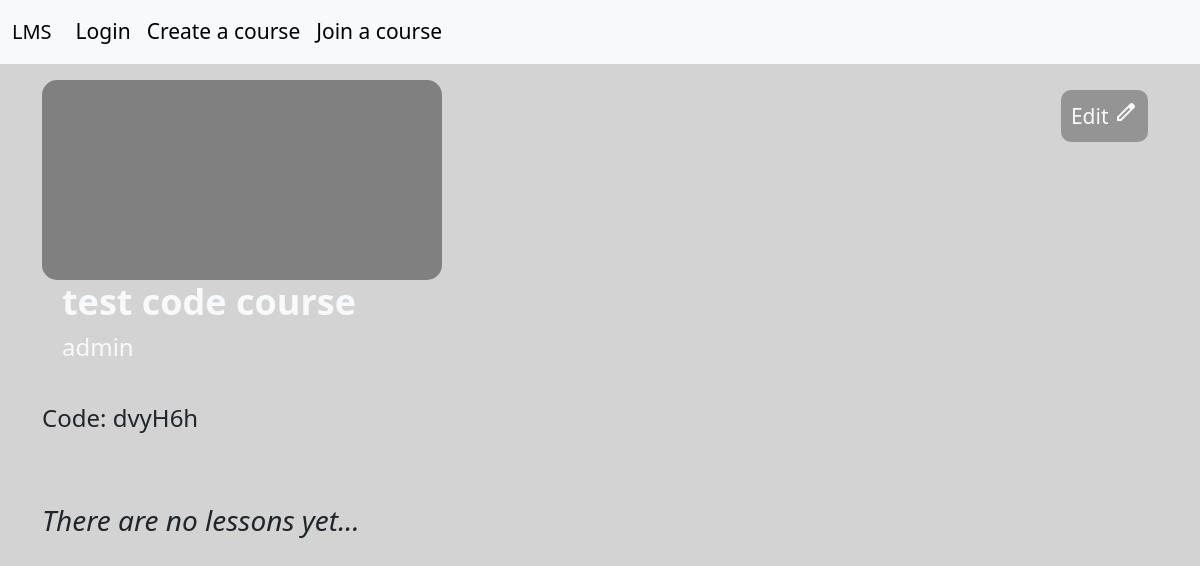
/1, run on an earlier commit of the app's database.
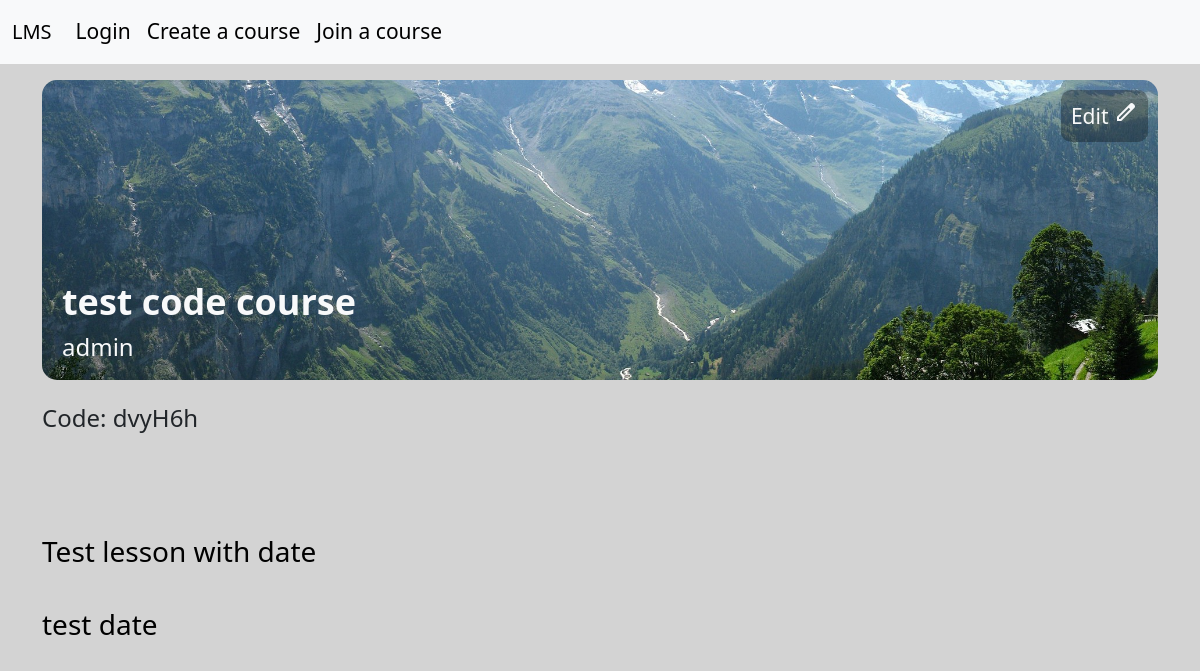
And on a later commit of the database.
### course_system/models.py (models this page shows, shortened)
class Course(models.Model):
    name = models.CharField(max_length=100)
    user = models.ForeignKey(CustomUser, on_delete=models.CASCADE)
    cover = models.ImageField(upload_to="course_media", null=True, blank=True)
    code = models.CharField(max_length=6, unique=True, blank=True)  # Унікальний код

class Lesson(models.Model):
    name = models.CharField(max_length=50)
    content = models.TextField()
    course = models.ForeignKey(Course, on_delete=models.CASCADE)
    upload_data = models.FileField(upload_to="lesson_media", null=True, blank=True)
    date_to = models.DateTimeField(blank=True, null=True)
    edited = models.BooleanField(default=False)  # Поле для відстеження редагування
    last_edited_at = models.DateTimeField(null=True, blank=True)  # Дата останнього редагування

### auth_system/models.py (models this page shows)
class CustomUser(AbstractUser):
	bio = models.TextField(null=True, blank=True)
	avatar = models.ImageField(upload_to="avatars",default="../static/images/default_avatar.jpg", null=True, blank=True)
	def __str__(self):
		return self.username

### course_system/views.py (the view)
# urls.py: path('<int:pk>', CourseDetailView.as_view(), name='course-details'),
class CourseDetailView(DetailView):
	model = Course
	template_name = "course_system/course_info.html"
	context_object_name = "course"
	def get_context_data(self, **kwargs):
		context = super().get_context_data(**kwargs)
		context['lessons'] = Lesson.objects.filter(course=Course.objects.get(pk=self.kwargs["pk"]))
		return context

### templates/course_system/course_info.html (shortened to what this page needs)
{% extends 'base.html' %}
{% block content %}
<article class="container mt-3">
	<article class="course-container">
		<figure class="course-cover-container noselect">
			{% if course.cover %}
				<img src="{{ course.cover.url }}" class="main-course-cover">
			{% else %}
				<div class="course-cover box"></div>
			{% endif %}
			<figcaption class="course-caption d-flex flex-column text-light">
				<b>{{ course.name }}</b>
				<a href="{% url 'user-info' course.user.pk %}" class="text-light fs-4">{{ course.user }}</a>
			</figcaption>
			<a href="{% url 'edit-course' course.pk %}" class="course-edit text-light">Edit <span class="material-symbols-outlined pointer">edit</span></a>
		</figure>
		<article>
			<h4>Code: {{course.code}}</h4>
		</article>
		<br>
		<br>
		{% if lessons %}
			{% for lesson in lessons %}
				<br>
				<h3><a href="{% url 'lesson-details' lesson.course.pk lesson.pk %}">{{lesson.name}}</a></h3>
			{% endfor %}
		{% else %}
			<h3><i>There are no lessons yet...</i></h3>
		{% endif %}
	</article>
</article>
{% endblock %}

What changed in the data, as far as the page shows it:
changed Course "test code course": cover: picture added
added Lesson: name "Test lesson with date"
added Lesson: name "test date"
Also different on the page:
text no longer shown: "There are no lessons yet..."
